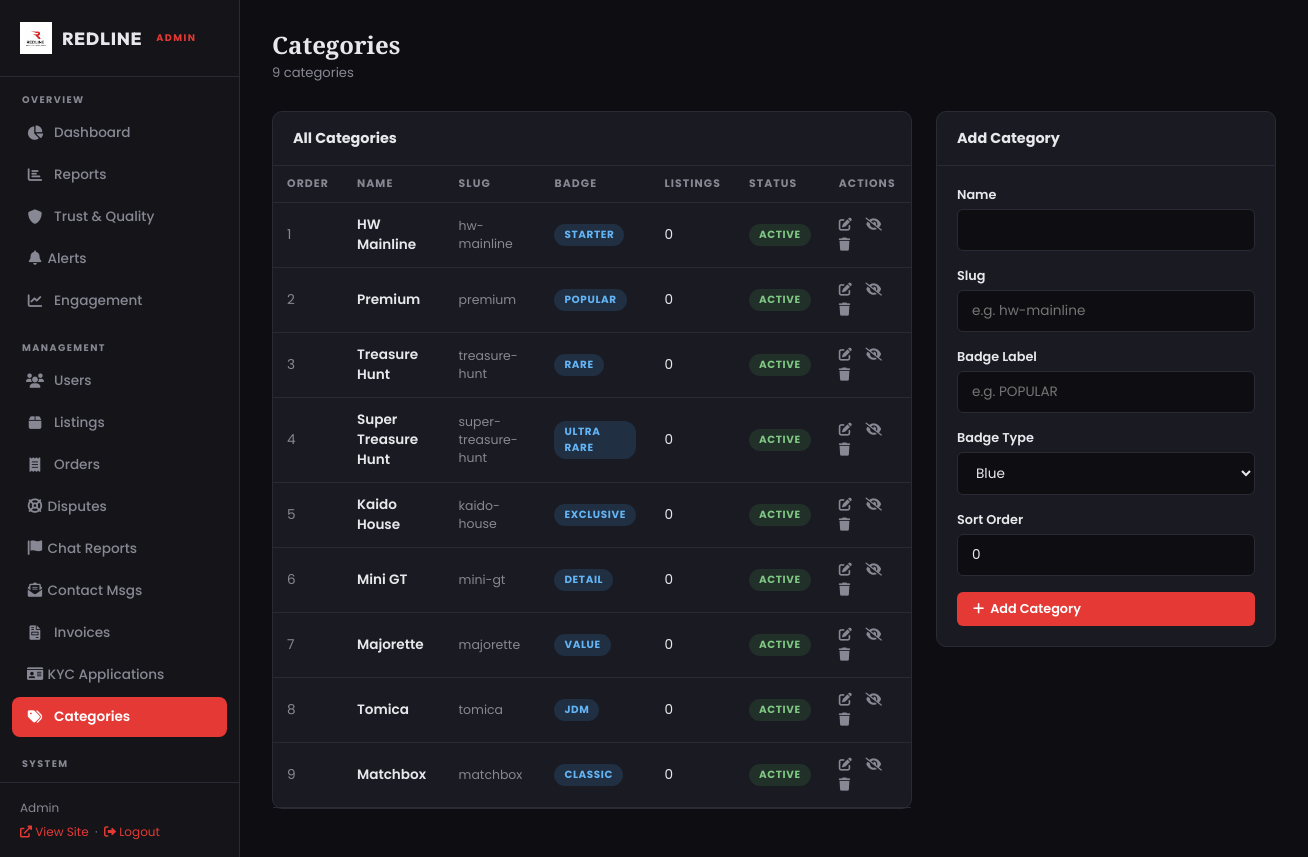
Screenshot of /admin/categories.php (signed in) with the database file from the repository.
### tables this page shows
CREATE TABLE IF NOT EXISTS `categories` (
    `id` INT AUTO_INCREMENT PRIMARY KEY,
    `name` VARCHAR(100) NOT NULL,
    `slug` VARCHAR(100) NOT NULL UNIQUE,
    `badge_label` VARCHAR(30) DEFAULT NULL,
    `badge_type` VARCHAR(30) DEFAULT 'default',
    `sort_order` INT DEFAULT 0,
    `status` ENUM('active','inactive') DEFAULT 'active',
    `created_at` TIMESTAMP DEFAULT CURRENT_TIMESTAMP
);

### admin/categories.php (the view, shortened to what this page needs)
<?php include 'header.php';
$categories = $conn->query("SELECT c.*, (SELECT COUNT(*) FROM listings WHERE category_id = c.id) AS listing_count FROM categories c ORDER BY c.sort_order ASC")->fetchAll(PDO::FETCH_ASSOC);
$editCat = null;
?>
<div class="admin-page-header">
    <div><h1>Categories</h1><p class="page-subtitle"><?php echo count($categories); ?> categories</p></div>
</div>
<div style="display: grid; grid-template-columns: 1fr 340px; gap: 24px;">
    <div class="admin-card">
        <div class="admin-card-header">All Categories</div>
        <div style="overflow-x: auto;">
            <table class="admin-table">
                <thead><tr><th>Order</th><th>Name</th><th>Slug</th><th>Badge</th><th>Listings</th><th>Status</th><th>Actions</th></tr></thead>
                <tbody>
                <?php foreach ($categories as $c): ?>
                <tr>
                    <td style="color: var(--admin-muted);"><?php echo $c['sort_order']; ?></td>
                    <td style="font-weight: 600;"><?php echo htmlspecialchars($c['name']); ?></td>
                    <td style="font-size: 0.78rem; color: var(--admin-muted);"><?php echo htmlspecialchars($c['slug']); ?></td>
                    <td>
                        <?php if ($c['badge_label']): ?>
                            <span class="badge-sm" style="background: rgba(66,165,245,0.15); color: #64b5f6;"><?php echo htmlspecialchars($c['badge_label']); ?></span>
                        <?php else: ?>
                            <span style="color: var(--admin-muted);">—</span>
                        <?php endif; ?>
                    </td>
                    <td><?php echo $c['listing_count']; ?></td>
                    <td><span class="badge-sm <?php echo $c['status']; ?>"><?php echo ucfirst($c['status']); ?></span></td>
                    <td>
                        <a href="?edit=<?php echo $c['id']; ?>" class="action-link blue" title="Edit"><i class="fas fa-edit"></i></a>
                        <?php if ($c['status'] === 'active'): ?>
                            <a href="?action=deactivate&id=<?php echo $c['id']; ?>" class="action-link" title="Deactivate"><i class="fas fa-eye-slash"></i></a>
                        <?php else: ?>
                            <a href="?action=activate&id=<?php echo $c['id']; ?>" class="action-link green" title="Activate"><i class="fas fa-eye"></i></a>
                        <?php endif; ?>
                        <a href="?action=delete&id=<?php echo $c['id']; ?>" class="action-link" title="Delete" onclick="return confirm('Delete this category?');"><i class="fas fa-trash"></i></a>
                    </td>
                </tr>
                <?php endforeach; ?>
                </tbody>
            </table>
        </div>
    </div>
    <div class="admin-card" style="height: fit-content;">
        <div class="admin-card-header"><?php echo $editCat ? 'Edit Category' : 'Add Category'; ?></div>
        <div class="admin-card-body">
            <form method="POST">
                <div class="admin-form-group">
                    <label class="admin-form-label">Name</label>
                    <input type="text" name="name" class="admin-input" required value="<?php echo htmlspecialchars($editCat['name'] ?? ''); ?>">
                </div>
                <div class="admin-form-group">
                    <label class="admin-form-label">Slug</label>
                    <input type="text" name="slug" class="admin-input" required value="<?php echo htmlspecialchars($editCat['slug'] ?? ''); ?>" placeholder="e.g. hw-mainline">
                </div>
                <div class="admin-form-group">
                    <label class="admin-form-label">Badge Label</label>
                    <input type="text" name="badge_label" class="admin-input" value="<?php echo htmlspecialchars($editCat['badge_label'] ?? ''); ?>" placeholder="e.g. POPULAR">
                </div>
                <div class="admin-form-group">
                    <label class="admin-form-label">Badge Type</label>
                    <select name="badge_type" class="admin-select">
                        <?php foreach (['blue','gold','red','green','orange','purple'] as $bt): ?>
                            <option value="<?php echo $bt; ?>" <?php echo ($editCat['badge_type'] ?? '') === $bt ? 'selected' : ''; ?>><?php echo ucfirst($bt); ?></option>
                        <?php endforeach; ?>
                    </select>
                </div>
                <div class="admin-form-group">
                    <label class="admin-form-label">Sort Order</label>
                    <input type="number" name="sort_order" class="admin-input" value="<?php echo $editCat['sort_order'] ?? 0; ?>" min="0">
                </div>
                <button type="submit" class="btn-admin red" style="width: 100%;">
                    <i class="fas fa-<?php echo $editCat ? 'save' : 'plus'; ?>"></i>
                    <?php echo $editCat ? 'Save Changes' : 'Add Category'; ?>
                </button>
            </form>
        </div>
    </div>
</div>
<?php include 'footer.php'; ?>

### admin/header.php (shortened to what this page needs)
<?php
$adminPage = basename($_SERVER['PHP_SELF']);
$adminName = $_SESSION['user_name'] ?? 'Admin';
?>
<!DOCTYPE html>
<html lang="en">
<head>
    <link href="https://cdnjs.cloudflare.com/ajax/libs/font-awesome/6.0.0/css/all.min.css" rel="stylesheet">
    <link rel="stylesheet" href="admin.css">
</head>
<body class="admin-body">
<aside class="admin-sidebar" id="adminSidebar">
    <a href="index.php" class="sidebar-logo">
        <img src="../assets/images/logo.jpeg" alt="REDLINE">
        <span>REDLINE</span>
        <small>ADMIN</small>
    </a>
    <nav class="sidebar-nav">
        <div class="sidebar-section">
            <div class="sidebar-section-label">Overview</div>
            <a href="index.php" class="<?php echo $adminPage === 'index.php' ? 'active' : ''; ?>">
                <i class="fas fa-chart-pie"></i> Dashboard
            </a>
            <a href="reports.php" class="<?php echo $adminPage === 'reports.php' ? 'active' : ''; ?>">
                <i class="fas fa-chart-bar"></i> Reports
            </a>
            <a href="trust_metrics.php" class="<?php echo $adminPage === 'trust_metrics.php' ? 'active' : ''; ?>">
                <i class="fas fa-shield-alt"></i> Trust & Quality
            </a>
            <a href="alerts.php" class="<?php echo $adminPage === 'alerts.php' ? 'active' : ''; ?>" style="display:flex; justify-content:space-between; align-items:center;">
                <span><i class="fas fa-bell"></i> Alerts</span>
            </a>
            <a href="engagement.php" class="<?php echo $adminPage === 'engagement.php' ? 'active' : ''; ?>">
                <i class="fas fa-chart-line"></i> Engagement
            </a>
        </div>
        <div class="sidebar-section">
            <div class="sidebar-section-label">Management</div>
            <a href="users.php" class="<?php echo $adminPage === 'users.php' ? 'active' : ''; ?>">
                <i class="fas fa-users"></i> Users
            </a>
            <a href="listings.php" class="<?php echo $adminPage === 'listings.php' ? 'active' : ''; ?>">
                <i class="fas fa-box"></i> Listings
            </a>
            <a href="orders.php" class="<?php echo $adminPage === 'orders.php' ? 'active' : ''; ?>">
                <i class="fas fa-receipt"></i> Orders
            </a>
            <a href="disputes.php" class="<?php echo $adminPage === 'disputes.php' ? 'active' : ''; ?>" style="display:flex; justify-content:space-between; align-items:center;">
                <span><i class="fas fa-life-ring"></i> Disputes</span>
            </a>
            <a href="chat_reports.php" class="<?php echo $adminPage === 'chat_reports.php' ? 'active' : ''; ?>" style="display:flex; justify-content:space-between; align-items:center;">
                <span><i class="fas fa-flag"></i> Chat Reports</span>
            </a>
            <a href="contact_messages.php" class="<?php echo $adminPage === 'contact_messages.php' ? 'active' : ''; ?>" style="display:flex; justify-content:space-between; align-items:center;">
                <span><i class="fas fa-envelope-open-text"></i> Contact Msgs</span>
            </a>
            <a href="invoice.php" class="<?php echo $adminPage === 'invoice.php' ? 'active' : ''; ?>">
                <i class="fas fa-file-invoice"></i> Invoices
            </a>
            <a href="applications.php" class="<?php echo $adminPage === 'applications.php' || $adminPage === 'application_view.php' ? 'active' : ''; ?>" style="display:flex; justify-content:space-between; align-items:center;">
                <span><i class="fas fa-id-card"></i> KYC Applications</span>
            </a>
            <a href="categories.php" class="<?php echo $adminPage === 'categories.php' ? 'active' : ''; ?>">
                <i class="fas fa-tags"></i> Categories
            </a>
        </div>
        <div class="sidebar-section">
            <div class="sidebar-section-label">System</div>
            <a href="carousel.php" class="<?php echo $adminPage === 'carousel.php' ? 'active' : ''; ?>">
            </a>
        </div>
    </nav>
    <div class="sidebar-footer">
        <div style="margin-bottom: 6px;"><?php echo htmlspecialchars($adminName); ?></div>
        <a href="../index.php"><i class="fas fa-external-link-alt"></i> View Site</a> &nbsp;·&nbsp;
        <a href="../logout.php"><i class="fas fa-sign-out-alt"></i> Logout</a>
    </div>
</aside>
<main class="admin-main">

### admin/footer.php (shortened to what this page needs)
</main>
</body>
</html>

### rows the page displays
categories: sort_order "1", name "HW Mainline", slug "hw-mainline", badge_label "STARTER", listing_count "0", status "ACTIVE"
categories: sort_order "2", name "Premium", slug "premium", badge_label "POPULAR", listing_count "0", status "ACTIVE"
categories: sort_order "3", name "Treasure Hunt", slug "treasure-hunt", badge_label "RARE", listing_count "0", status "ACTIVE"
categories: sort_order "4", name "Super Treasure Hunt", slug "super-treasure-hunt", badge_label "ULTRA RARE", listing_count "0", status "ACTIVE"
categories: sort_order "5", name "Kaido House", slug "kaido-house", badge_label "EXCLUSIVE", listing_count "0", status "ACTIVE"
categories: sort_order "6", name "Mini GT", slug "mini-gt", badge_label "DETAIL", listing_count "0", status "ACTIVE"
categories: sort_order "7", name "Majorette", slug "majorette", badge_label "VALUE", listing_count "0", status "ACTIVE"
categories: sort_order "8", name "Tomica", slug "tomica", badge_label "JDM", listing_count "0", status "ACTIVE"
categories: sort_order "9", name "Matchbox", slug "matchbox", badge_label "CLASSIC", listing_count "0", status "ACTIVE"

### other values shown
$adminName "Admin"
count($categories) "9"
form field badge_type "Blue"
